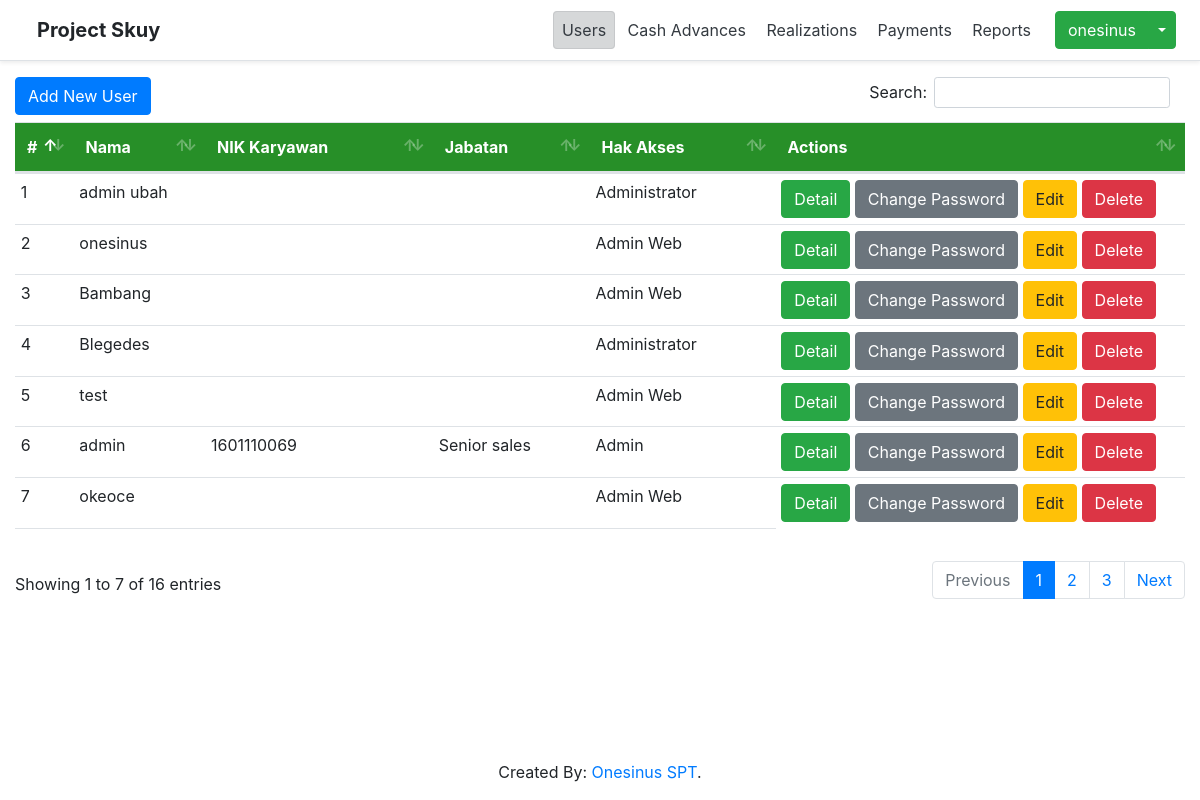
The app's page /index.php?page=users (signed in) with its own data.
### tables this page shows
CREATE TABLE `users` (
  `id` int(11) NOT NULL,
  `username` varchar(25) NOT NULL,
  `password` varchar(250) NOT NULL,
  `role` varchar(25) NOT NULL,
  `nik` varchar(100) NOT NULL,
  `jabatan` varchar(100) NOT NULL
);

### users/index.php (the view, shortened to what this page needs)
<a
    href='index.php?page=users&action=form'
    class="btn btn-primary"
    style='float: left;'
>
    Add New User
</a>
<table
    class="table"
>
  <thead>
    <tr>
      <th
        style='width: 5%'
      >
        #
    </th>
      <th>Nama</th>
      <th>NIK Karyawan</th>
      <th>Jabatan</th>
      <th>Hak Akses</th>
      <th
          style='width: 35%'
      >
        Actions
    </th>
    </tr>
  </thead>
  <tbody>
      <?php
            $query = "SELECT * FROM users";
            $datas = $conn->query($query);
            if ($datas->num_rows > 0):
                $i = 0;
                while ($row = $datas->fetch_assoc()):
                    $i++;
      ?>
                <tr>
                    <td scope="row">
                        <?php echo $i ?>
                    </td>
                    <td>
                        <?php echo $row['username'] ?>
                    </td>
                    <td>
                        <?php echo $row['nik'] ?>
                    </td>
                    <td>
                        <?php echo $row['jabatan'] ?>
                    </td>
                    <td>
                        <?php echo $row['role'] ?>
                    </td>
                    <td>
                        <a href='index.php?page=users&action=detail&id=<?php echo $row["id"]; ?>' class="btn btn-success">
                            Detail
                        </a>
                        <a href='index.php?page=users&action=change_password&id=<?php echo $row["id"]; ?>' class="btn btn-secondary">
                            Change Password
                        </a>
                        <a href='index.php?page=users&action=form&id=<?php echo $row["id"]; ?>' class="btn btn-warning">
                            Edit
                        </a>
                        <button
                            data-id='<?php echo $row["id"]; ?>'
                            data-username='<?php echo $row["username"]; ?>'
                            class="btnDelete btn btn-danger"
                        >
                            Delete
                        </button>
                    </td>
                </tr>
        <?php
                endwhile;
            endif;
        ?>
  </tbody>
  <tfoot>
    <tr>
        <th colspan='5'></th>
    </tr>
  </tfoot>
</table>

### index.php (shortened to what this page needs)
<!DOCTYPE html>
<html lang="en">
  <head>
      <link href="assets/css/bootstrap.min.css" rel="stylesheet" />
      <link href="assets/css/dataTables.bootstrap4.min.css" rel="stylesheet">
      <link href='assets/css/loading.css' rel='stylesheet' />
      <link href='assets/css/table.css' rel='stylesheet' />
  </head>
  <body style='overflow: hidden;'>
      <?php
        require "layouts/header.php";
        $page = isset($_GET['page']) ? $_GET['page'] : 'home';
        $actions = isset($_GET['action']) ? $_GET['action'] : 'index';
      ?>
      <main id="main" class="container-fluid">
        <?php
          if (isset($_SESSION['user_logged_in'])) {
            require $page . '/'. $actions . '.php';
          }else {
            Header('Location: login.php');
          }
        ?>
      </main>
      <?php
        require "layouts/footer.php";
      ?>
  </body>
</html>

### layouts/header.php (shortened to what this page needs)
<?php
  $page = isset($_GET['page']) ? $_GET['page'] : '';
  $user = isset($_SESSION['user_logged_in']) ? $_SESSION['user_logged_in'] : null;
  $username = isset($user['username']) ? $user['username'] : '';
  $activeMenuClass = "alert alert-dark";
?>
<header class="
  d-flex flex-column
  flex-md-row
  align-items-center
  p-2
  px-md-4
  mb-3
  border-bottom
  shadow-sm"
>
  <a
     href='index.php'
     class="btn my-0 mr-md-auto"
     style='font-size: 15pt; font-weight: bold;'
  >
    Project Skuy
  </a>
  <?php
   if($user):
  ?>
  <nav class="my-2 my-md-0 mr-md-3">
    <a class="p-2 text-dark <?php if ($page == 'users'){ echo $activeMenuClass; } ?> " href="index.php?page=users">Users</a>
    <a class="p-2 text-dark <?php if ($page == 'cash-advances'){ echo $activeMenuClass; } ?>" href="index.php?page=cash-advances">Cash Advances</a>
    <a class="p-2 text-dark <?php if ($page == 'realizations'){ echo $activeMenuClass; } ?>" href="index.php?page=realizations">Realizations</a>
    <a class="p-2 text-dark <?php if ($page == 'payments'){ echo $activeMenuClass; } ?>" href="index.php?page=payments">Payments</a>
    <a class="p-2 text-dark <?php if ($page == 'reports'){ echo $activeMenuClass; } ?>" href="index.php?page=reports">Reports</a>
  </nav>
  <div class="btn-group">
    <button type="button" class="btn btn-success">
      <?php echo $username; ?>
    </button>
    <button type="button" class="btn btn-success dropdown-toggle dropdown-toggle-split" data-toggle="dropdown" aria-haspopup="true" aria-expanded="false">
    </button>
  </div>
  <?php
    else:
  ?>
    <a class="btn btn-outline-primary" href="login.php">Login</a>
  <?php
    endif;
  ?>
</header>

### layouts/footer.php
<footer class="mt-auto fixed-bottom" style='text-align: center; z-index: -1'>
    <p>Created By:<a href="#"> Onesinus SPT</a>.</p>
</footer>

### assets/css/table.css (style rules this page uses)
table.dataTable thead tr, .table-green thead tr { background-color: #278f28; color: white; }
#main { display: none; }
.table tr td { padding: 0.5%; }

### records on screen
users: username "admin ubah", role "Administrator"
users: username "onesinus", role "Admin Web"
users: username "Bambang", role "Admin Web"
users: username "Blegedes", role "Administrator"
users: username "test", role "Admin Web"
users: username "admin", nik "1601110069", jabatan "Senior sales", role "Admin"
users: username "okeoce", role "Admin Web"

### other values on screen
$username "onesinus"
